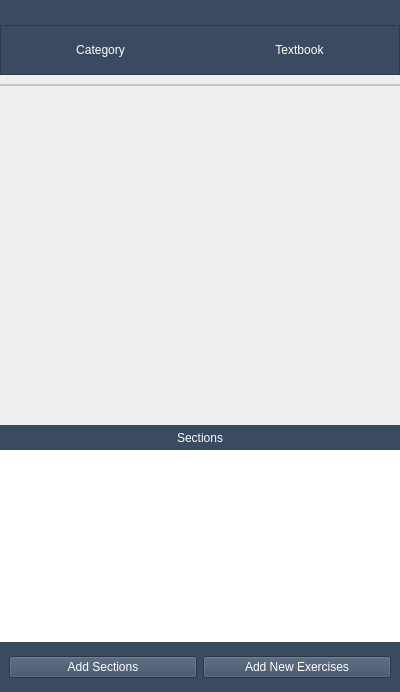
               <widget class="QFrame" name="learning_page_middle">
                <property name="minimumSize">
                 <size>
                  <width>0</width>
                  <height>0</height>
                 </size>
                </property>
                <property name="maximumSize">
                 <size>
                  <width>600</width>
                  <height>16777215</height>
                 </size>
                </property>
                <property name="styleSheet">
                 <string notr="true">QFrame#learning_page_middle{
border: solid lightgray;
border-width: 0px 1px 0px 0px;
}</string>
                </property>
                <property name="frameShape">
                 <enum>QFrame::NoFrame</enum>
                </property>
                <property name="frameShadow">
                 <enum>QFrame::Plain</enum>
                </property>
                <layout class="QVBoxLayout" name="verticalLayout_6">
                 <property name="spacing">
                  <number>0</number>
                 </property>
                 <property name="leftMargin">
                  <number>0</number>
                 </property>
                 <property name="topMargin">
                  <number>0</number>
                 </property>
                 <property name="rightMargin">
                  <number>0</number>
                 </property>
                 <property name="bottomMargin">
                  <number>0</number>
                 </property>
                 <item>
                  <widget class="QFrame" name="frame_26">
                   <property name="minimumSize">
                    <size>
                     <width>0</width>
                     <height>25</height>
                    </size>
                   </property>
                   <property name="maximumSize">
                    <size>
                     <width>16777215</width>
                     <height>25</height>
                    </size>
                   </property>
                   <property name="styleSheet">
                    <string notr="true">background-color: rgb(58, 74, 97);</string>
                   </property>
                   <property name="frameShape">
                    <enum>QFrame::NoFrame</enum>
                   </property>
                   <property name="frameShadow">
                    <enum>QFrame::Raised</enum>
                   </property>
                  </widget>
                 </item>
                 <item>
                  <widget class="QFrame" name="middle_top">
                   <property name="minimumSize">
                    <size>
                     <width>0</width>
                     <height>50</height>
                    </size>
                   </property>
                   <property name="maximumSize">
                    <size>
                     <width>16777215</width>
                     <height>50</height>
                    </size>
                   </property>
                   <property name="styleSheet">
                    <string notr="true">background-color: rgb(58, 74, 97);</string>
                   </property>
                   <property name="frameShape">
                    <enum>QFrame::StyledPanel</enum>
                   </property>
                   <property name="frameShadow">
                    <enum>QFrame::Raised</enum>
                   </property>
                   <layout class="QHBoxLayout" name="horizontalLayout_32">
                    <property name="spacing">
                     <number>0</number>
                    </property>
                    <property name="leftMargin">
                     <number>0</number>
                    </property>
                    <property name="topMargin">
                     <number>0</number>
                    </property>
                    <property name="rightMargin">
                     <number>0</number>
                    </property>
                    <property name="bottomMargin">
                     <number>0</number>
                    </property>
                    <item>
                     <widget class="QLabel" name="category_info_label">
                      <property name="minimumSize">
                       <size>
                        <width>0</width>
                        <height>0</height>
                       </size>
                      </property>
                      <property name="maximumSize">
                       <size>
                        <width>16777215</width>
                        <height>16777215</height>
                       </size>
                      </property>
                      <property name="styleSheet">
                       <string notr="true">color: white</string>
                      </property>
                      <property name="text">
                       <string>Category</string>
                      </property>
                      <property name="alignment">
                       <set>Qt::AlignCenter</set>
                      </property>
                     </widget>
                    </item>
                    <item>
                     <widget class="QLabel" name="textbook_info_label">
                      <property name="minimumSize">
                       <size>
                        <width>0</width>
                        <height>0</height>
                       </size>
                      </property>
                      <property name="styleSheet">
                       <string notr="true">color: white</string>
                      </property>
                      <property name="text">
                       <string>Textbook</string>
                      </property>
                      <property name="alignment">
                       <set>Qt::AlignCenter</set>
                      </property>
                     </widget>
                    </item>
                   </layout>
                  </widget>
                 </item>
                 <item>
                  <widget class="QFrame" name="middle_middle">
                   <property name="minimumSize">
                    <size>
                     <width>400</width>
                     <height>350</height>
                    </size>
                   </property>
                   <property name="maximumSize">
                    <size>
                     <width>16777215</width>
                     <height>350</height>
                    </size>
                   </property>
                   <property name="styleSheet">
                    <string notr="true"/>
                   </property>
                   <property name="frameShape">
                    <enum>QFrame::NoFrame</enum>
                   </property>
                   <property name="frameShadow">
                    <enum>QFrame::Raised</enum>
                   </property>
                   <layout class="QHBoxLayout" name="horizontalLayout_6">
                    <property name="spacing">
                     <number>0</number>
                    </property>
                    <property name="leftMargin">
                     <number>0</number>
                    </property>
                    <property name="topMargin">
                     <number>9</number>
                    </property>
                    <property name="rightMargin">
                     <number>0</number>
                    </property>
                    <property name="bottomMargin">
                     <number>0</number>
                    </property>
                    <item alignment="Qt::AlignTop">
                     <widget class="QFrame" name="exercises_grid_background">
                      <property name="minimumSize">
                       <size>
                        <width>400</width>
                        <height>0</height>
                       </size>
                      </property>
                      <property name="maximumSize">
                       <size>
                        <width>600</width>
                        <height>16777215</height>
                       </size>
                      </property>
                      <property name="styleSheet">
                       <string notr="true">background-color: rgb(255, 255, 255);</string>
                      </property>
                      <property name="frameShape">
                       <enum>QFrame::StyledPanel</enum>
                      </property>
                      <property name="frameShadow">
                       <enum>QFrame::Raised</enum>
                      </property>
                      <layout class="QVBoxLayout" name="verticalLayout_11">
                       <property name="spacing">
                        <number>0</number>
                       </property>
                       <property name="leftMargin">
                        <number>0</number>
                       </property>
                       <property name="topMargin">
                        <number>0</number>
                       </property>
                       <property name="rightMargin">
                        <number>0</number>
                       </property>
                       <property name="bottomMargin">
                        <number>0</number>
                       </property>
                       <item>
                        <layout class="QGridLayout" name="exercises_grid">
                         <property name="spacing">
                          <number>0</number>
                         </property>
                        </layout>
                       </item>
                      </layout>
                     </widget>
                    </item>
                   </layout>
                  </widget>
                 </item>
                 <item>
                  <widget class="QFrame" name="middle_bottom">
                   <property name="frameShape">
                    <enum>QFrame::NoFrame</enum>
                   </property>
                   <property name="frameShadow">
                    <enum>QFrame::Raised</enum>
                   </property>
                   <layout class="QVBoxLayout" name="verticalLayout_26">
                    <property name="spacing">
                     <number>0</number>
                    </property>
                    <property name="leftMargin">
                     <number>0</number>
                    </property>
                    <property name="topMargin">
                     <number>0</number>
                    </property>
                    <property name="rightMargin">
                     <number>0</number>
                    </property>
                    <property name="bottomMargin">
                     <number>0</number>
                    </property>
                    <item>
                     <widget class="QFrame" name="frame_12">
                      <property name="styleSheet">
                       <string notr="true">background-color: rgb(58, 74, 97);</string>
                      </property>
                      <property name="frameShape">
                       <enum>QFrame::NoFrame</enum>
                      </property>
                      <property name="frameShadow">
                       <enum>QFrame::Raised</enum>
                      </property>
                      <layout class="QHBoxLayout" name="horizontalLayout_9">
                       <property name="spacing">
                        <number>0</number>
                       </property>
                       <property name="leftMargin">
                        <number>0</number>
                       </property>
                       <property name="topMargin">
                        <number>0</number>
                       </property>
                       <property name="rightMargin">
                        <number>0</number>
                       </property>
                       <property name="bottomMargin">
                        <number>0</number>
                       </property>
                       <item>
                        <widget class="QLabel" name="label_4">
                         <property name="minimumSize">
                          <size>
                           <width>0</width>
                           <height>25</height>
                          </size>
                         </property>
                         <property name="maximumSize">
                          <size>
                           <width>16777215</width>
                           <height>25</height>
                          </size>
                         </property>
                         <property name="styleSheet">
                          <string notr="true">color: white</string>
                         </property>
                         <property name="text">
                          <string>Sections</string>
                         </property>
                         <property name="alignment">
                          <set>Qt::AlignCenter</set>
                         </property>
                        </widget>
                       </item>
                      </layout>
                     </widget>
                    </item>
                    <item>
                     <widget class="QListWidget" name="sections_listwidget">
                      <property name="styleSheet">
                       <string notr="true"/>
                      </property>
                      <property name="frameShape">
                       <enum>QFrame::NoFrame</enum>
                      </property>
                     </widget>
                    </item>
                   </layout>
                  </widget>
                 </item>
                 <item>
                  <widget class="QFrame" name="frame">
                   <property name="minimumSize">
                    <size>
                     <width>0</width>
                     <height>50</height>
                    </size>
                   </property>
                   <property name="maximumSize">
                    <size>
                     <width>16777215</width>
                     <height>50</height>
                    </size>
                   </property>
                   <property name="styleSheet">
                    <string notr="true">background-color: rgb(58, 74, 97);</string>
                   </property>
                   <property name="frameShape">
                    <enum>QFrame::NoFrame</enum>
                   </property>
                   <property name="frameShadow">
                    <enum>QFrame::Raised</enum>
                   </property>
                   <layout class="QHBoxLayout" name="horizontalLayout_35">
                    <item>
                     <widget class="QPushButton" name="pushButton_11">
                      <property name="cursor">
                       <cursorShape>PointingHandCursor</cursorShape>
                      </property>
                      <property name="styleSheet">
                       <string notr="true">color: white</string>
                      </property>
                      <property name="text">
                       <string>Add Sections</string>
                      </property>
                     </widget>
                    </item>
                    <item>
                     <widget class="QPushButton" name="add_new_exercises_button">
                      <property name="cursor">
                       <cursorShape>PointingHandCursor</cursorShape>
                      </property>
                      <property name="styleSheet">
                       <string notr="true">color: white</string>
                      </property>
                      <property name="text">
                       <string>Add New Exercises</string>
                      </property>
                     </widget>
                    </item>
                   </layout>
                  </widget>
                 </item>
                </layout>
               </widget>
